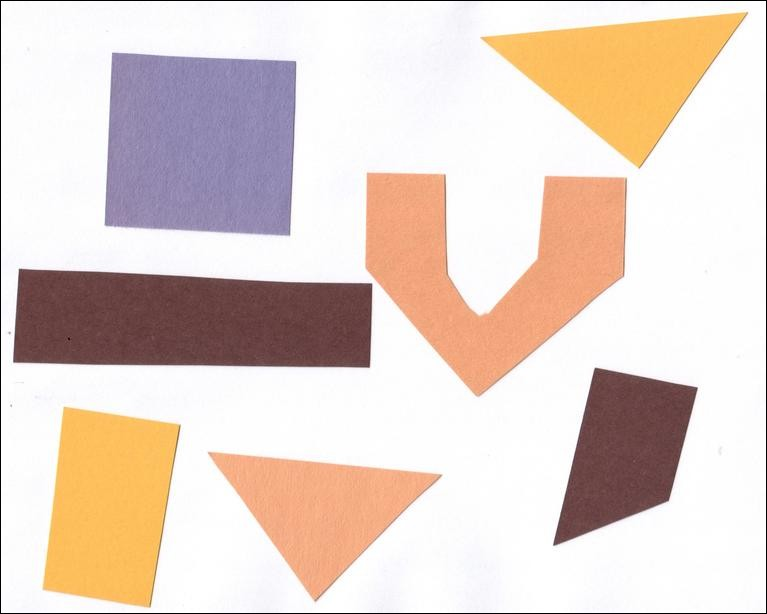
#> input picture img/shape.jpg, 767 x 614 px, found by its file name
$ python learn_thresholding-opencv_thresholding.py
#> lines starting #> are read from the running program, lines starting #| are printed output that depends on the picture; after the words box and inside, x2 and y2 are one past the last pixel; in counts of white or black regions, pixels touching at a corner belong together
import numpy as np
import cv2 as cv
from matplotlib import pyplot as plt

gray_image = cv.imread('..\\img\\shape.jpg', 0)
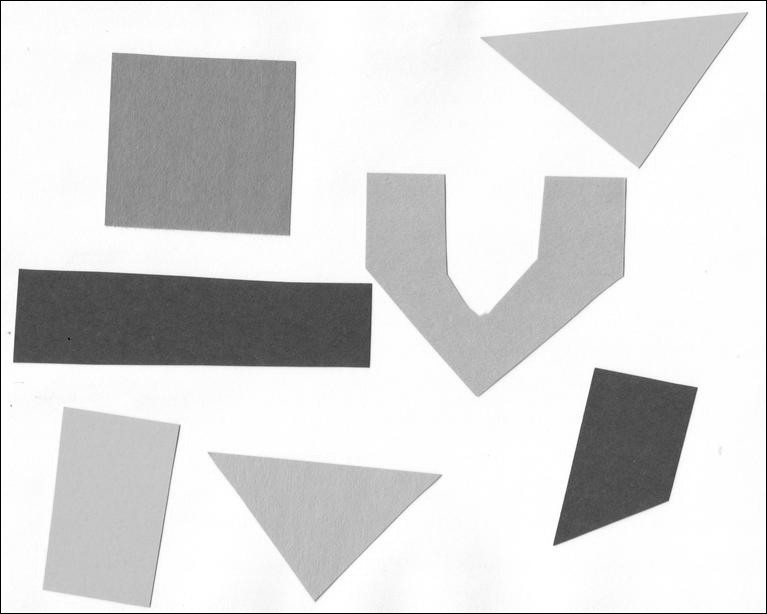
#> gray_image: shape (614, 767); min 0, max 255, mean 215

# Thresholding
thresh = 220
ret, thresh_binary = cv.threshold(gray_image, thresh, 255, cv.THRESH_BINARY)
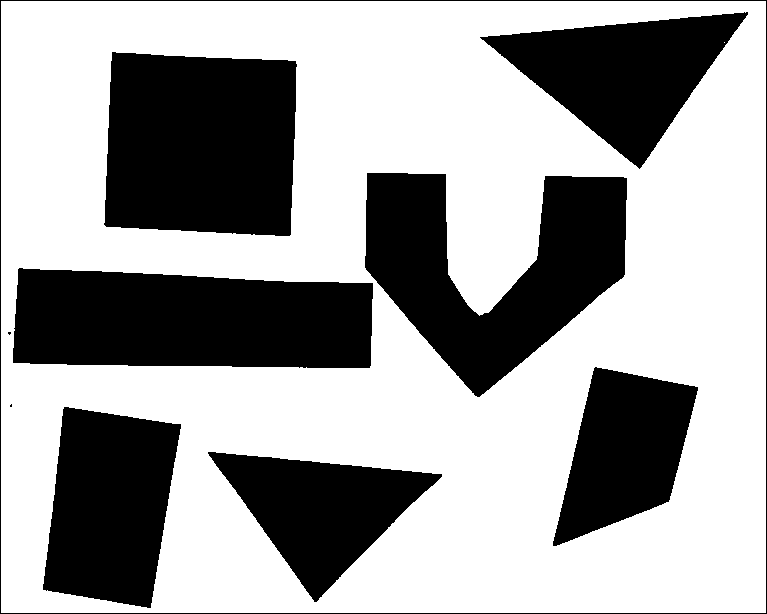
#> thresh_binary: shape (614, 767); 63.7% white; 10 black regions (2 under 20 px), largest, box (x1, y1, x2, y2) and area: (104, 52, 297, 236) 32475, (13, 268, 373, 368) 31990, (365, 173, 627, 397) 30746
#> ret = 220
ret, thresh_binary_inv = cv.threshold(gray_image, thresh, 255, cv.THRESH_BINARY_INV)
ret, thresh_trunc = cv.threshold(gray_image, thresh, 255, cv.THRESH_TRUNC)
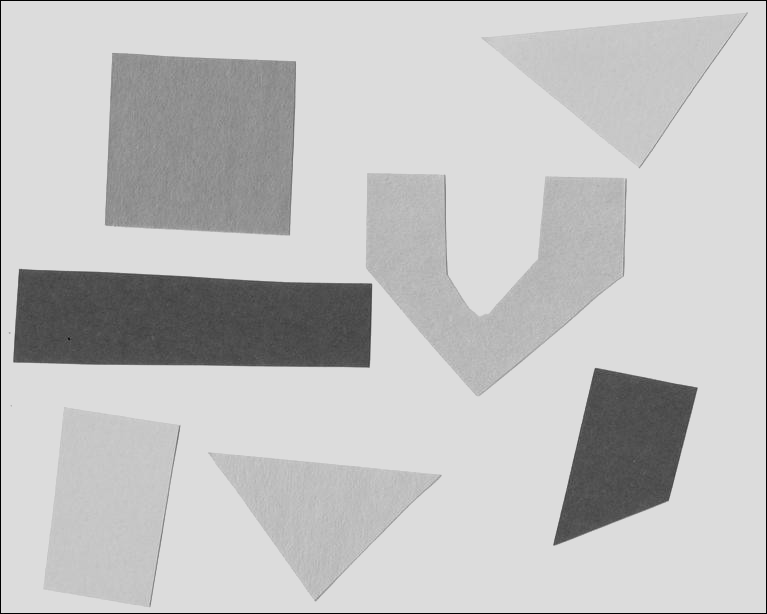
#> thresh_trunc: shape (614, 767); min 0, max 220, mean 194.2
ret, thresh_tozero = cv.threshold(gray_image, thresh, 255, cv.THRESH_TOZERO)
ret, thresh_tozero_inv = cv.threshold(gray_image, thresh, 255, cv.THRESH_TOZERO_INV)
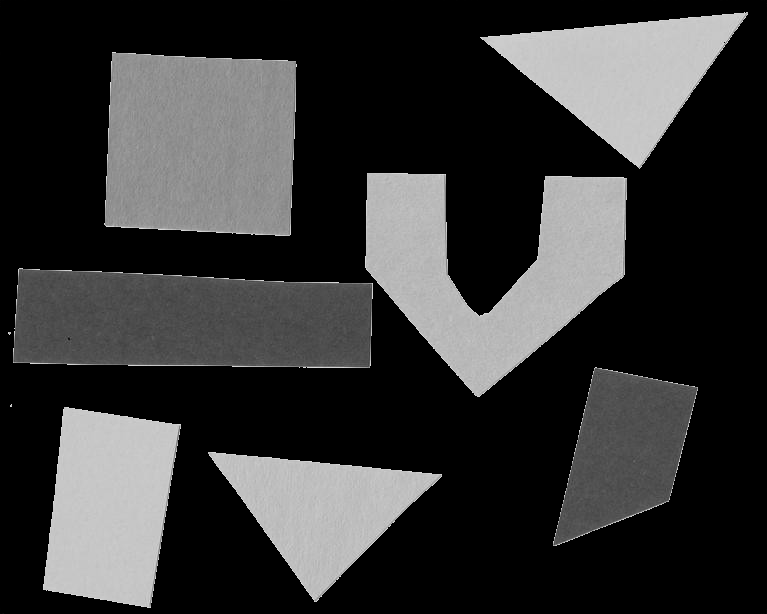
#> thresh_tozero_inv: shape (614, 767); min 0, max 220, mean 54.1

names = ['Original Image', 'BINARY', 'THRESH_BINARY_INV', 'THRESH_TRUNC', 'THRESH_TOZERO', 'THRESH_TOZERO_INV']
images = gray_image, thresh_binary, thresh_binary_inv, thresh_trunc, thresh_tozero, thresh_tozero_inv

cols = 3
rows = 2
img_index = 0

fig, ax = plt.subplots(nrows=rows, ncols=cols, figsize=(14, 6))
for i in range(rows):
    for j in range(cols):
        ax[i][j].imshow(images[img_index], 'gray')
        ax[i][j].set_title(names[img_index])
        ax[i][j].set_xticks([]), ax[i][j].set_yticks([])

        img_index += 1
#> after the loop, img_index = 6

plt.show()

# Adaptive thresholding
ret, thresh_global = cv.threshold(gray_image, thresh, 255, cv.THRESH_BINARY)
thresh_mean = cv.adaptiveThreshold(gray_image, 255, cv.ADAPTIVE_THRESH_MEAN_C, cv.THRESH_BINARY, 11, 2)
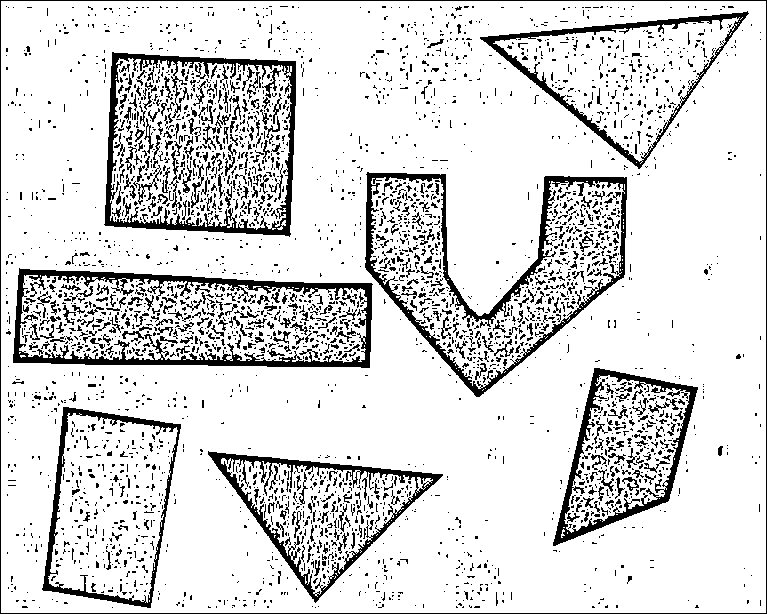
#> thresh_mean: shape (614, 767); 85.5% white; 3417 black regions (2968 under 20 px), largest, box (x1, y1, x2, y2) and area: (13, 268, 373, 368) 6916, (365, 172, 627, 397) 6425, (104, 52, 296, 237) 5190
thresh_gaussian = cv.adaptiveThreshold(gray_image, 255, cv.ADAPTIVE_THRESH_GAUSSIAN_C, cv.THRESH_BINARY, 11, 2)
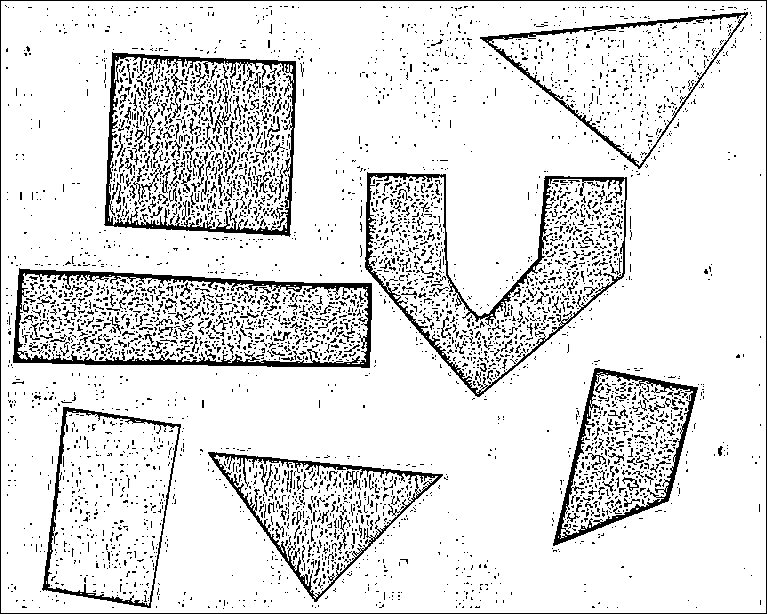
#> thresh_gaussian: shape (614, 767); 88% white; black in thin lines or dots

names = ['Original Image', 'Global Thresholding', 'Adaptive Mean Threshold', 'Adaptive Gaussian Thresholding']
images = [gray_image, thresh_global, thresh_mean, thresh_gaussian]

cols = 2
rows = 2
img_index = 0

fig, ax = plt.subplots(nrows=rows, ncols=cols, figsize=(9, 6))
for i in range(rows):
    for j in range(cols):
        ax[i][j].imshow(images[img_index], 'gray')
        ax[i][j].set_title(names[img_index])
        ax[i][j].set_xticks([]), ax[i][j].set_yticks([])

        img_index += 1
#> after the loop, img_index = 4

plt.show()

$ run again, with img/bush.jpg copied over img/shape.jpg
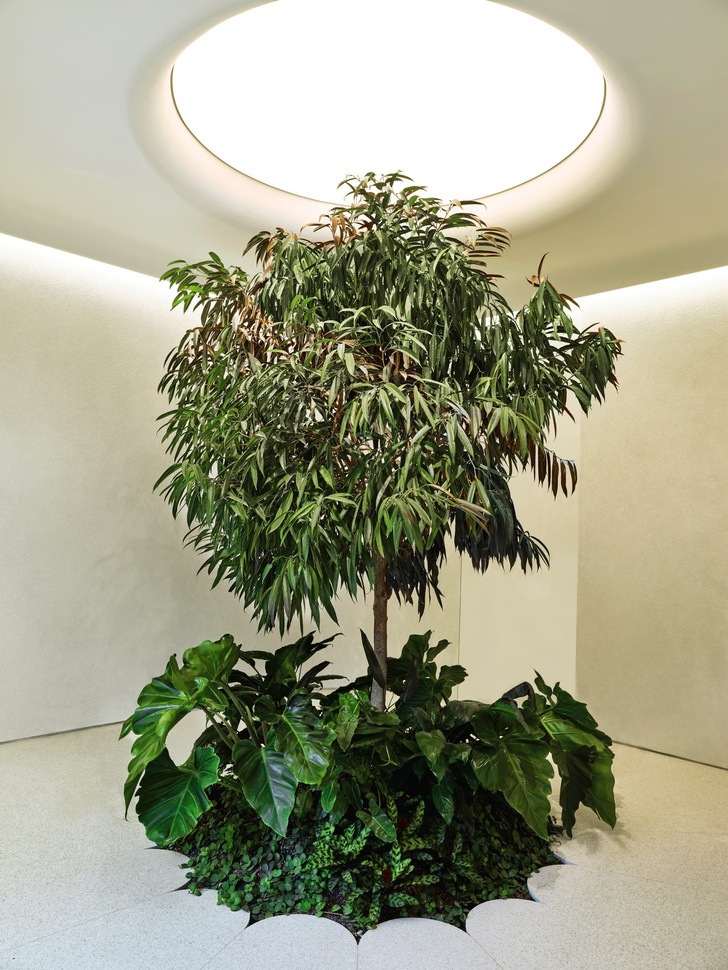
#> input picture img/bush.jpg, 728 x 970 px, shrunk from 2477 x 3302 before the run, found by its file name
#> `ret, thresh_binary = cv.threshold(gray_image, thresh, 255, cv.THRESH_B..`:
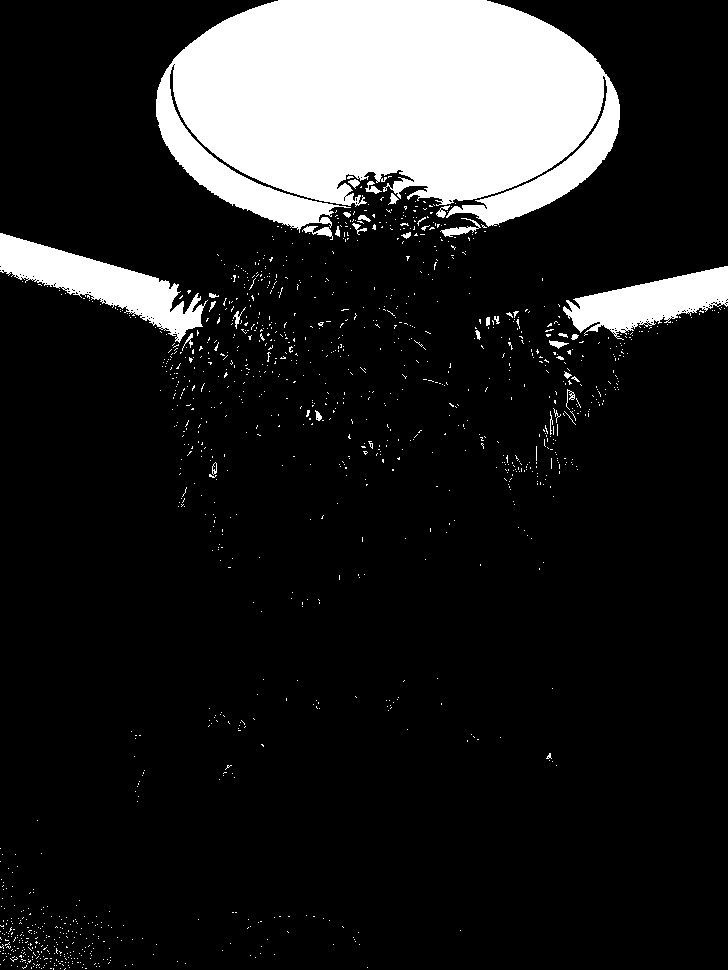
#> thresh_binary: shape (970, 728); 14.3% white; 1286 white regions (1253 under 20 px), largest, box (x1, y1, x2, y2) and area: (156, 0, 620, 233) 82106, (0, 233, 208, 343) 7880, (563, 266, 728, 340) 6052
#> ret = 220
#> after the loop `for i in range(rows):`: img_index = 6
#> thresh_mean: shape (970, 728); 69.6% white; 9655 black regions (8935 under 20 px), largest, box (x1, y1, x2, y2) and area: (0, 174, 728, 970) 134920, (147, 0, 279, 92) 1426, (486, 0, 621, 81) 1356
#> `thresh_gaussian = cv.adaptiveThreshold(gray_image, 255, cv.ADAPTIVE_TH..`:
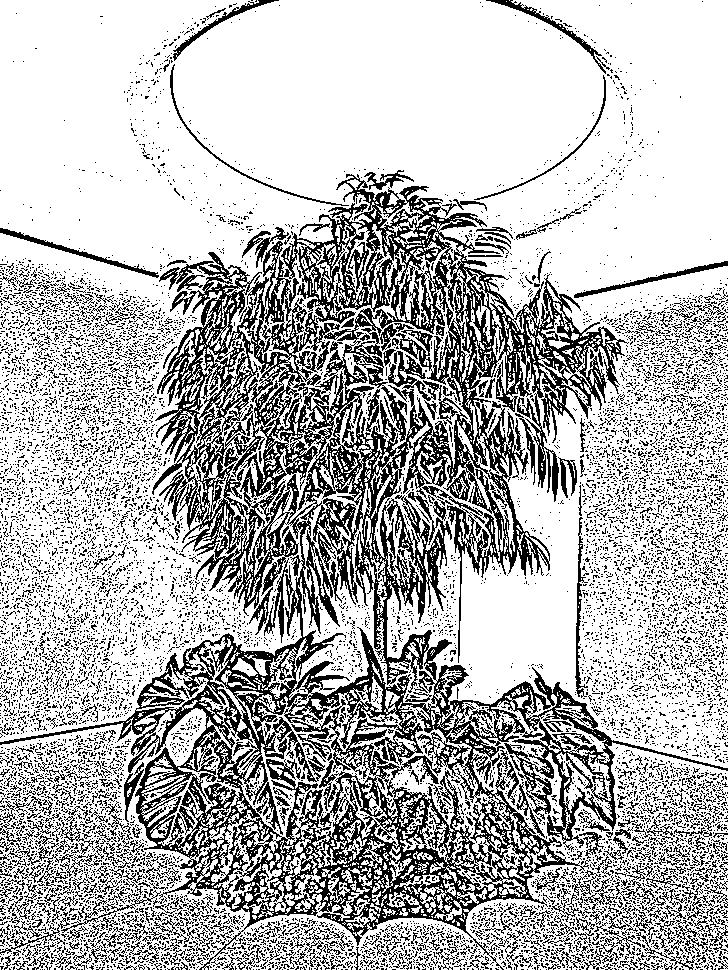
#> thresh_gaussian: shape (970, 728); 71.5% white; black in thin lines or dots
#> after the loop `for i in range(rows):`: img_index = 4
